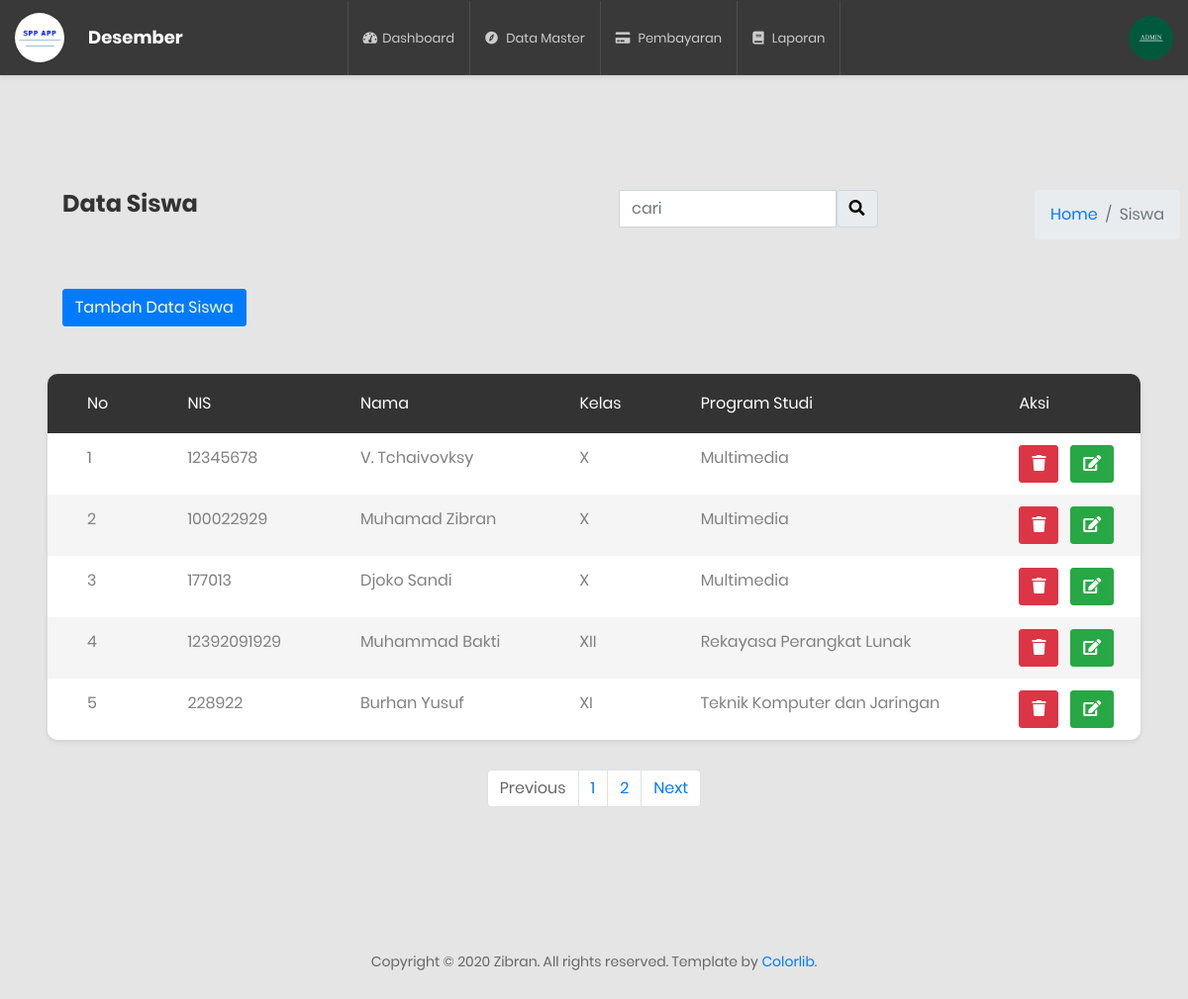
/admin/index.php?m=siswa (signed in), run on the app's committed database.
### tables this page shows
CREATE TABLE `tb_siswa` (
  `id` int(11) NOT NULL,
  `nis` text NOT NULL,
  `nama` text NOT NULL,
  `kelas` text NOT NULL,
  `prodi` text NOT NULL,
  `tstamp` text NOT NULL,
  `admin` text NOT NULL
);

### admin/modul/siswa/paging.php (the view, shortened to what this page needs)
<?php
$koneksi = mysqli_connect('localhost', 'root', '', 'spp_zibran');
    $batas = 5;
$halaman = isset($_GET['halaman']) ? (int)$_GET['halaman'] : 1;
$halaman_awal = ($halaman>1) ? ($halaman * $batas) - $batas : 0;
$next = $halaman + 1;
$data = mysqli_query($koneksi, "SELECT * FROM tb_siswa");
$jumlah_data = mysqli_num_rows($data);
$total_halaman = ceil($jumlah_data / $batas);
if (isset($_POST['go'])) {
  $cari = $_POST['cari'];
  $siswa = mysqli_query($koneksi, "SELECT * FROM tb_siswa WHERE nama LIKE '%".$cari."%' OR kelas LIKE '%".$cari."%'");
}else{
   $siswa = mysqli_query($koneksi, "SELECT * FROM tb_siswa LIMIT $halaman_awal, $batas");
}
foreach ($siswa as $pro):
  ?>
<tr>
                              <td><?= $no++;  ?></td>
                              <td><?=  $pro['nis'];?></td>
                              <td><?=  $pro['nama'];?></td>
                              <td><?= $pro['kelas'];?></td>
                              <td><?=  $pro['prodi'];?></td>
                                                        <td><button class="btn btn-danger" data-toggle="modal" data-target="#hapus_karyawan<?=$pro['id'];?>"><i class="fa fa-trash"></i></button>
            <button type="button" class="btn btn-success ml-2" data-toggle="modal" data-target="#editadmin<?=$pro['id'];?>">
            <i class="fa fa-pencil-square-o fa-1x" aria-hidden="true"></i>
            </button>
                          </td>
                              </tr>
                              <?php endforeach; ?>

### admin/index.php (shortened to what this page needs)
<?php
$modul  = (isset($_GET['m']))?$_GET['m']:"awal";
switch ($modul) {
	case 'siswa': include 'modul/siswa/index.php'; break;
}
 ?>

### admin/modul/siswa/index.php (shortened to what this page needs)
<?php
$nama_app = " | SPP";
$modul = (isset($_GET['s']))?$_GET['s']:"awal";
switch ($modul) {
	case 'awal': $judul = "Data Siswa $nama_app"; include 'page.php'; break;
}
 ?>

### admin/comp/header.php (shortened to what this page needs)
<?php require 'fungsi/fungsi.php'; ?>
    <?php foreach (summon_admin() as $adm): ?>
<!DOCTYPE html>
<html lang="en">
<head>
    <link href="<?=url()?>css/font-face.css" rel="stylesheet" media="all">
    <link href="<?=url()?>vendor/font-awesome-4.7/css/font-awesome.min.css" rel="stylesheet" media="all">
    <link href="<?=url()?>vendor/font-awesome-5/css/fontawesome-all.min.css" rel="stylesheet" media="all">
    <link href="<?=url()?>vendor/mdi-font/css/material-design-iconic-font.min.css" rel="stylesheet" media="all">
    <link href="<?=url()?>vendor/bootstrap-4.1/bootstrap.min.css" rel="stylesheet" media="all">
    <link href="<?=url()?>vendor/animsition/animsition.min.css" rel="stylesheet" media="all">
    <link href="<?=url()?>vendor/bootstrap-progressbar/bootstrap-progressbar-3.3.4.min.css" rel="stylesheet" media="all">
    <link href="<?=url()?>vendor/wow/animate.css" rel="stylesheet" media="all">
    <link href="<?=url()?>vendor/css-hamburgers/hamburgers.min.css" rel="stylesheet" media="all">
    <link href="<?=url()?>vendor/slick/slick.css" rel="stylesheet" media="all">
    <link href="<?=url()?>vendor/select2/select2.min.css" rel="stylesheet" media="all">
    <link href="<?=url()?>vendor/perfect-scrollbar/perfect-scrollbar.css" rel="stylesheet" media="all">
    <link href="<?=url()?>css/theme.css" rel="stylesheet" media="all">
</head>
<body class="animsition">
    <div class="page-wrapper">
        <header class="header-desktop3 d-none d-lg-block">
            <div class="section__content section__content--p35">
                <div class="header3-wrap">
                    <div class="header__logo">
                        <div class="img-cir">
                             <a href="#">
                            <?= gambar("logo_spp.png", "50") ?>
                        </a>
                        </div>
                       <h1 class="ml-4" style="color: green;"><?=bulan_sekarang("white")?></h1>
                    </div>
                    <div class="header__navbar">
                        <ul class="list-unstyled">
                            <li class="has-sub">
                                <a href="index.php">
                                    <i class="fas fa-tachometer-alt"></i>Dashboard
                                </a>
                            </li>
                            <li class="has-sub">
                                <a href="#">
                                    <i class="fa fa-compass" aria-hidden="true"></i>
                                    <span class="bot-line"></span>Data Master</a>
                            </li>
                            <li class="has-sub">
                                <a href="?m=bayar">
                                    <i class="fa fa-credit-card" aria-hidden="true"></i>
                                    <span class="bot-line"></span>Pembayaran</a>
                            </li>
                            <li class="has-sub">
                                <a href="#">
                                  <i class="fa fa-book" aria-hidden="true"></i>
                                    <span class="bot-line"></span>Laporan</a>
                            </li>
                        </ul>
                    </div>
                    <div class="header__tool">
                        <div class="account-wrap">
                            <div class="account-item account-item--style2 clearfix js-item-menu">
                                <div class="image">
                                    <div class="img-cir">
                                                   <?=gambar("admin_logoZ.jpg", "64");?>
                                               </div>
                                </div>
                            </div>
                        </div>
                    </div>
                </div>
            </div>
        </header>
  <?php endforeach; ?>

### admin/fungsi/fungsi.php (shortened to what this page needs)
<?php
$koneksi = mysqli_connect('localhost','root','','spp_zibran');
function summon_admin()
{
	global $koneksi;
	$id = $_SESSION['idsppapp'];
	return mysqli_query($koneksi, "SELECT * FROM admin WHERE id='$id'");
}
function bulan_sekarang($colorc)
{
	 $bulan = date("m");
	 if ($bulan==1) {
	 	echo '<h4 style="color: '.$colorc.';">Januari</h4>';
	 }else if ($bulan==2) {
	 	echo '<h4 style="color: '.$colorc.';">Febuari</h4>';
	 }elseif ($bulan==3) {
	 	echo '<h4 style="color: '.$colorc.';">Maret</h4>';
	 }elseif ($bulan==4) {
	 	echo '<h4 style="color: '.$colorc.';">April</h4>';
	 }elseif ($bulan==5) {
	 	echo '<h4 style="color: '.$colorc.';">Mei</h4>';
	 }elseif ($bulan==6) {
	 	echo '<h4 style="color: '.$colorc.';">Juni</h4>';
	 }elseif ($bulan==7) {
	 	echo '<h4 style="color: '.$colorc.';">Juli</h4>';
	 }elseif ($bulan==8) {
	 	echo '<h4 style="color: '.$colorc.';">Agustus</h4>';
	 }elseif ($bulan==9) {
	 	echo '<h4 style="color: '.$colorc.';">September</h4>';
	 }elseif ($bulan==10) {
	 	echo '<h4 style="color: '.$colorc.';">Oktober</h4>';
	 }elseif ($bulan==11) {
	 	echo '<h4 style="color: '.$colorc.';">November</h4>';
	 }elseif ($bulan==12) {
	 	echo '<h4 style="color: '.$colorc.';">Desember</h4>';
	 }
}
function gambar($img, $size)
{
	echo '<img src="//localhost/spp-app/assets/images/'.$img.'" width="'.$size.'">';
}
function url()
{
	return $url = "//localhost/spp-app-master/assets/";
}
 ?>

### admin/modul/siswa/page.php (shortened to what this page needs)
<?php include 'comp/header.php';  ?>
<div class="main-content mb-1">
	<div class="content-wrapper">
	<div class="content-header mr-2">
		 <div class="row mb-2">
          <div class="col-sm-6">
           <h3 class="col-sm-6 ml-5">Data Siswa</h3>
          </div>
          <div class="col-sm-6">
            <ol class="breadcrumb float-sm-right">
              <li class="breadcrumb-item"><a href="index.php?m=awal">Home</a></li>
              <li class="breadcrumb-item active">Siswa</li>
            </ol>
            <div class="col-sm-6">
                  <form class="au-form-icon--sm" action="" method="post">
                    <div class="input-group mb-2">
                                                 <input type="text" placeholder="cari" name="cari" class="form-control sm-3 xs-2" id="bayar2"> <div class="input-group-text"><b><button type="submit" name="go"><i class="fa fa-search"></i></b></div>
                                                </div>
                                </form>
            </div>
          </div>
        </div>
	</div>
	<section class="content">
		<div class="container-fluid">
			<div class="row">
				<div class="col-sm-12"><br>
<button type="button" class="btn btn-primary mb-5 ml-5" data-toggle="modal" data-target="#exampleModal">
  Tambah Data Siswa
</button>
<div class="row">
 <div class="table-responsive table--no-card m-b-30 ml-5 mr-5">
	  	<table class="table table-borderless table-striped table-earning">
                                        <thead>
                                            <tr>
                                                <th>No</th>
                                                <th>NIS</th>
                                                <th>Nama</th>
                                                <th>Kelas</th>
                                                <th>Program Studi</th>
                                                <th>aksi</th>
                                            </tr>
                                        </thead>
                                        <tbody>
                                           <?php
                           						$no = 1;
                           						include 'paging.php';
                                            ?>
                                        </tbody>
                                    </table>
</div>
	</div>
  <center><ul class="pagination justify-content-center">
                <li class="page-item">
                    <a class="page-link" <?php if($halaman > 1){ echo "href='?m=siswa&halaman=$previous'"; } ?>>Previous</a>
                </li>
                <?php
                for($x=1;$x<=$total_halaman;$x++){
                    ?>
                    <li class="page-item"><a class="page-link" href="?m=siswa&halaman=<?php echo $x ?>"><?php echo $x; ?></a></li>
                    <?php
                }
                ?>
                <li class="page-item">
                    <a  class="page-link" <?php if($halaman < $total_halaman) { echo "href='?m=siswa&halaman=$next'"; } ?>>Next</a>
                </li>
            </ul>
              </center>
				</div>
			</div>
		</div>
	</section>
</div>
</div>
<?php include 'comp/footer.php';  ?>

### admin/comp/footer.php (shortened to what this page needs)
            <section class="p-t-60 p-b-20">
                <div class="container">
                    <div class="row">
                        <div class="col-md-12">
                            <div class="copyright">
                               <p>Copyright &copy; <script>document.write(new Date().getFullYear());</script> Zibran. All rights reserved. Template by <a href="https://colorlib.com">Colorlib</a>.</pd>
                            </div>
                        </div>
                    </div>
                </div>
            </section>
        </div>
</body>
</html>

### data on the page
tb_siswa: nis "12345678", nama "V. Tchaivovksy", kelas "X", prodi "Multimedia"
tb_siswa: nis "100022929", nama "Muhamad Zibran", kelas "X", prodi "Multimedia"
tb_siswa: nis "177013", nama "Djoko Sandi", kelas "X", prodi "Multimedia"
tb_siswa: nis "12392091929", nama "Muhammad Bakti", kelas "XII", prodi "Rekayasa Perangkat Lunak"
tb_siswa: nis "228922", nama "Burhan Yusuf", kelas "XI", prodi "Teknik Komputer dan Jaringan"
